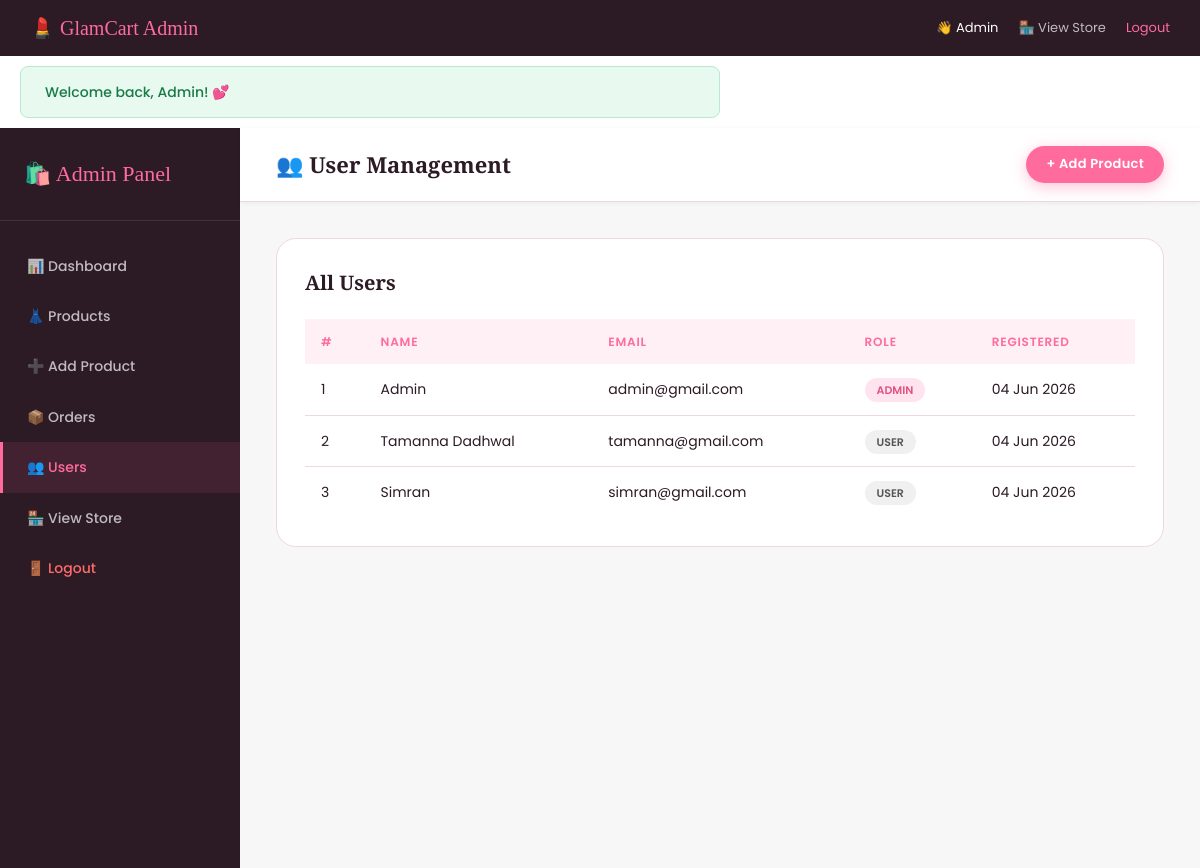
The app's page /admin.php?tab=users (signed in) with its own data.
### tables this page shows
CREATE TABLE IF NOT EXISTS users (
    id INT AUTO_INCREMENT PRIMARY KEY,
    name VARCHAR(100) NOT NULL,
    email VARCHAR(150) UNIQUE NOT NULL,
    password VARCHAR(255) NOT NULL,
    role ENUM('user','admin') DEFAULT 'user',
    created_at TIMESTAMP DEFAULT CURRENT_TIMESTAMP
);

### admin.php (the view, shortened to what this page needs)
<?php
require_once 'db.php';
$total_products = mysqli_fetch_assoc(mysqli_query($conn, "SELECT COUNT(*) AS cnt FROM products"))['cnt'];
$total_users = mysqli_fetch_assoc(mysqli_query($conn, "SELECT COUNT(*) AS cnt FROM users WHERE role='user'"))['cnt'];
$total_orders = mysqli_fetch_assoc(mysqli_query($conn, "SELECT COUNT(*) AS cnt FROM orders"))['cnt'];
$revenue_row = mysqli_fetch_assoc(mysqli_query($conn, "SELECT SUM(total) AS rev FROM orders"));
$total_revenue = $revenue_row['rev'] ?? 0;
$users_result = mysqli_query($conn, "SELECT * FROM users ORDER BY created_at DESC");
$tab = $_GET['tab'] ?? 'dashboard';
?>
<!DOCTYPE html>
<html lang="en">
<head>
    <link rel="stylesheet" href="style.css">
</head>
<body>
<div style="background:var(--dark);color:white;padding:12px 30px;display:flex;justify-content:space-between;align-items:center;">
    <span style="font-family:var(--font-head);font-size:20px;color:var(--pink);">💄 GlamCart Admin</span>
    <div style="display:flex;gap:20px;font-size:13px;">
        <span>👋 <?php echo htmlspecialchars($_SESSION['user_name']); ?></span>
        <a href="index.php" style="color:rgba(255,255,255,0.7);">🏪 View Store</a>
        <a href="logout.php" style="color:var(--pink);">Logout</a>
    </div>
</div>
<?php if (isset($_SESSION['msg'])): ?>
    <div class="flash flash-<?php echo $_SESSION['msg_type'] ?? 'info'; ?>" style="margin:10px 20px;border-radius:8px;">
        <?php echo htmlspecialchars($_SESSION['msg']); unset($_SESSION['msg']); unset($_SESSION['msg_type']); ?>
    </div>
<?php endif; ?>
<div class="admin-layout">
    <div class="admin-sidebar">
        <div class="admin-logo">🛍️ Admin Panel</div>
        <div class="admin-menu">
            <a href="admin.php?tab=dashboard" class="<?php echo $tab==='dashboard'?'active':''; ?>">
                📊 Dashboard
            </a>
            <a href="admin.php?tab=products" class="<?php echo $tab==='products'?'active':''; ?>">
                👗 Products
            </a>
            <a href="add_product.php">
                ➕ Add Product
            </a>
            <a href="admin.php?tab=orders" class="<?php echo $tab==='orders'?'active':''; ?>">
                📦 Orders
            </a>
            <a href="admin.php?tab=users" class="<?php echo $tab==='users'?'active':''; ?>">
                👥 Users
            </a>
            <a href="index.php">
                🏪 View Store
            </a>
            <a href="logout.php" style="color:#ff6b6b;">
                🚪 Logout
            </a>
        </div>
    </div>
    <div class="admin-main">
        <div class="admin-topbar">
            <h2>
                <?php
                $titles = [
                    'dashboard' => '📊 Dashboard Overview',
                    'products'  => '👗 Product Management',
                    'orders'    => '📦 Order Management',
                    'users'     => '👥 User Management',
                ];
                echo $titles[$tab] ?? '📊 Dashboard';
                ?>
            </h2>
            <a href="add_product.php" class="btn btn-primary btn-sm">+ Add Product</a>
        </div>
        <div class="admin-content">
        <?php if ($tab === 'dashboard'): ?>
            <div class="stats-grid">
                <div class="stat-card pink">
                    <div class="icon">👗</div>
                    <h3><?php echo $total_products; ?></h3>
                    <p>Total Products</p>
                </div>
                <div class="stat-card gold">
                    <div class="icon">👥</div>
                    <h3><?php echo $total_users; ?></h3>
                    <p>Registered Users</p>
                </div>
                <div class="stat-card green">
                    <div class="icon">📦</div>
                    <h3><?php echo $total_orders; ?></h3>
                    <p>Total Orders</p>
                </div>
                <div class="stat-card blue">
                    <div class="icon">💰</div>
                    <h3>₹<?php echo number_format($total_revenue, 0); ?></h3>
                    <p>Total Revenue</p>
                </div>
            </div>
            <div class="admin-table-box">
                <h3>📦 Recent Orders</h3>
                <?php
                $recent_orders = mysqli_query($conn, "
                    SELECT o.*, u.name AS customer_name
                    FROM orders o JOIN users u ON o.user_id = u.id
                    ORDER BY o.created_at DESC LIMIT 5
                ");
                ?>
                <table class="admin-table">
                    <thead>
                        <tr>
                            <th>Order #</th>
                            <th>Customer</th>
                            <th>Total</th>
                            <th>Status</th>
                            <th>Date</th>
                        </tr>
                    </thead>
                    <tbody>
                        <?php while ($order = mysqli_fetch_assoc($recent_orders)): ?>
                        <tr>
                            <td>#<?php echo $order['id']; ?></td>
                            <td><?php echo htmlspecialchars($order['customer_name']); ?></td>
                            <td>₹<?php echo number_format($order['total'], 2); ?></td>
                            <td>
                                <span class="status-badge status-<?php echo $order['status']; ?>">
                                    <?php echo ucfirst($order['status']); ?>
                                </span>
                            </td>
                            <td><?php echo date('d M Y', strtotime($order['created_at'])); ?></td>
                        </tr>
                        <?php endwhile; ?>
                    </tbody>
                </table>
                <div style="margin-top:14px;">
                    <a href="admin.php?tab=orders" class="btn btn-outline btn-sm">View All Orders →</a>
                </div>
            </div>
        <!-- ========================
             PRODUCTS TAB
             ======================== -->
        <?php elseif ($tab === 'users'): ?>
            <div class="admin-table-box">
                <h3>All Users</h3>
                <table class="admin-table">
                    <thead>
                        <tr>
                            <th>#</th>
                            <th>Name</th>
                            <th>Email</th>
                            <th>Role</th>
                            <th>Registered</th>
                        </tr>
                    </thead>
                    <tbody>
                        <?php while ($u = mysqli_fetch_assoc($users_result)): ?>
                        <tr>
                            <td><?php echo $u['id']; ?></td>
                            <td><?php echo htmlspecialchars($u['name']); ?></td>
                            <td><?php echo htmlspecialchars($u['email']); ?></td>
                            <td>
                                <span class="status-badge status-<?php echo $u['role']; ?>">
                                    <?php echo ucfirst($u['role']); ?>
                                </span>
                            </td>
                            <td><?php echo date('d M Y', strtotime($u['created_at'])); ?></td>
                        </tr>
                        <?php endwhile; ?>
                    </tbody>
                </table>
            </div>
        <?php endif; ?>
        </div>
    </div>
</div>
</body>
</html>

### style.css (style rules this page uses)
:root { --pink: #FF6B9D; --pink-dark: #E0527F; --pink-light: #FFE4EF; --pink-pale: #FFF0F6; --rose: #FF3E7F; --gold: #C9A96E; --dark: #2C1A24; --gray: #6B6B6B; --light-gray: #F7F7F7; --white: #FFFFFF; --border: #F0D6E4; --shadow: 0 4px 20px rgba(255,107,157,0.15); --shadow-lg: 0 8px 40px rgba(255,107,157,0.2); --radius: 12px; --radius-lg: 20px; --font-head: 'Playfair Display', serif; --font-body: 'Poppins', sans-serif; --transition: all 0.3s ease; }
*, *::before, *::after { box-sizing: border-box; margin: 0; padding: 0; }
html { scroll-behavior: smooth; }
body { font-family: var(--font-body); background: var(--white); color: var(--dark); line-height: 1.6; min-height: 100vh; display: flex; flex-direction: column; }
a { text-decoration: none; color: inherit; transition: var(--transition); }
.btn { display: inline-flex; align-items: center; gap: 8px; padding: 13px 30px; border-radius: 50px; font-size: 14px; font-weight: 600; cursor: pointer; border: none; transition: var(--transition); letter-spacing: 0.3px; }
.btn-primary { background: var(--pink); color: var(--white); box-shadow: 0 4px 15px rgba(255,107,157,0.4); }
.btn-sm { padding: 8px 20px; font-size: 13px; }
.flash { padding: 14px 24px; border-radius: var(--radius); margin: 20px auto; max-width: 700px; font-size: 14px; font-weight: 500; display: flex; align-items: center; gap: 10px; }
.flash-success { background: #e8faf0; color: #1a7a47; border: 1px solid #b7eacf; }
.admin-layout { display: grid; grid-template-columns: 240px 1fr; min-height: calc(100vh - 60px); }
.admin-sidebar { background: var(--dark); padding: 0; color: white; }
.admin-logo { padding: 28px 24px; font-family: var(--font-head); font-size: 22px; color: var(--pink); border-bottom: 1px solid rgba(255,255,255,0.1); }
.admin-menu { padding: 20px 0; }
.admin-menu a { display: flex; align-items: center; gap: 12px; padding: 14px 24px; color: rgba(255,255,255,0.7); font-size: 14px; font-weight: 500; transition: var(--transition); border-left: 3px solid transparent; }
.admin-menu a:hover, .admin-menu a.active { background: rgba(255,107,157,0.1); color: var(--pink); border-left-color: var(--pink); }
.admin-main { background: var(--light-gray); }
.admin-topbar { background: white; padding: 18px 36px; display: flex; justify-content: space-between; align-items: center; border-bottom: 1px solid var(--border); box-shadow: 0 1px 6px rgba(0,0,0,0.05); }
.admin-topbar h2 { font-family: var(--font-head); font-size: 22px; color: var(--dark); }
.admin-content { padding: 36px; }
.admin-table-box { background: white; border-radius: var(--radius-lg); padding: 28px; border: 1px solid var(--border); margin-bottom: 28px; }
.admin-table-box h3 { font-family: var(--font-head); font-size: 20px; margin-bottom: 20px; color: var(--dark); }
.admin-table { width: 100%; border-collapse: collapse; font-size: 14px; }
.admin-table th { background: var(--pink-pale); padding: 13px 16px; text-align: left; font-weight: 600; font-size: 12px; color: var(--pink); letter-spacing: 0.8px; text-transform: uppercase; }
.admin-table td { padding: 14px 16px; border-bottom: 1px solid var(--border); vertical-align: middle; }
.admin-table tr:last-child td { border-bottom: none; }
.status-badge { padding: 4px 12px; border-radius: 20px; font-size: 11px; font-weight: 600; text-transform: uppercase; }
.status-admin { background: var(--pink-light); color: var(--pink-dark); }
.status-user { background: #f0f0f0; color: #555; }

### records on screen
users: id "1", name "Admin", email "admin@gmail.com", role "ADMIN", created_at "04 Jun 2026"
users: id "2", name "Tamanna Dadhwal", email "tamanna@gmail.com", role "USER", created_at "04 Jun 2026"
users: id "3", name "Simran", email "simran@gmail.com", role "USER", created_at "04 Jun 2026"

### other values on screen
$_SESSION['user_name'] "Admin"
$_SESSION['msg'] "Welcome back, Admin! 💕"
$titles[$tab] "👥 User Management"
